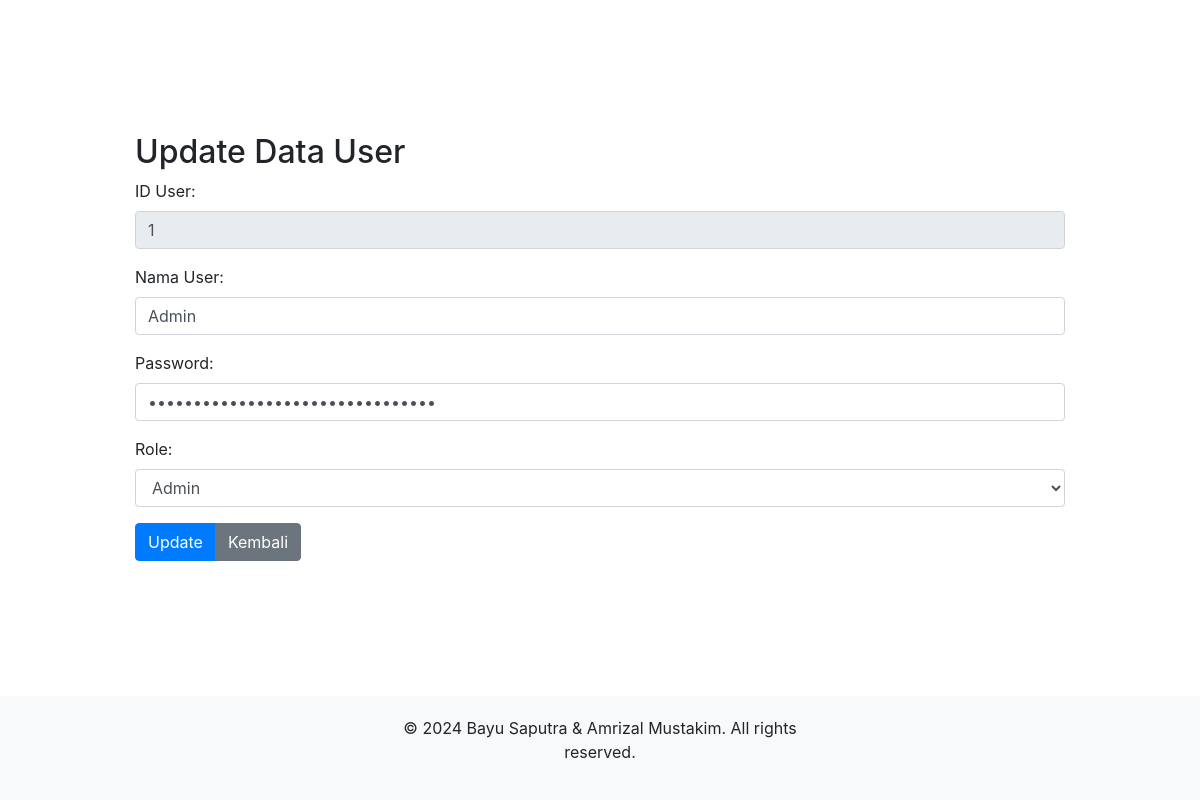
The page /update_user.php?id=1 on the database its author committed.
### tables this page shows
CREATE TABLE `user` (
  `id` int(11) NOT NULL,
  `Nama_User` varchar(255) NOT NULL,
  `Password` varchar(255) NOT NULL,
  `Role` varchar(50) NOT NULL
);

### update_user.php (the view, shortened to what this page needs)
<!DOCTYPE html>
<html>
<head>
    <link rel="stylesheet" href="style_form.css">
</head>
<body>
    <div class="container">
        <?php
        include "db.php";
        $id = $_GET['id'];
        $queryGetData = "SELECT * FROM user WHERE id='$id'";
        $resultGetData = mysqli_query($kon, $queryGetData);
        $dataUser = mysqli_fetch_assoc($resultGetData);
        ?>
        <br>
        <br>
        <h2>Update Data User</h2>
        <form action="<?php echo $_SERVER["PHP_SELF"] . "?id=$id"; ?>" method="post">
            <div class="form-group">
                <label>ID User:</label>
                <input type="text" name="id" class="form-control" value="<?php echo $dataUser['id']; ?>" readonly />
            </div>
            <div class="form-group">
                <label>Nama User:</label>
                <input type="text" name="nama_user" class="form-control" value="<?php echo $dataUser['Nama_User']; ?>" required />
            </div>
            <div class="form-group">
                <label>Password:</label>
                <input type="password" name="password" class="form-control" value="<?php echo $dataUser['Password']; ?>" required />
            </div>
            <div class="form-group">
                <label>Role:</label>
                <select name="role" class="form-control" required>
                    <option value="admin" <?php echo ($dataUser['Role'] == 'admin') ? 'selected' : ''; ?>>Admin</option>
                </select>
            </div>
            <div class="btn-group" role="group" aria-label="Basic example">
                <button type="submit" name="submit" class="btn btn-primary">Update</button>
                <button type="button" name="kembali" class="btn btn-secondary" onclick="location.href='dashboard_admin.php'">Kembali</button>
            </div>
        </form>
    </div>
    <?php include 'footer.php'; ?>
</body>
</html>

### update_user.php (style rules this page uses)
body { margin: 0; padding: 0; min-height: 100vh; display: flex; flex-direction: column; }
.container { width: 80%; margin: auto; }

### rows shown on the page
user: id "1", nama_user "Admin", role "Admin"
